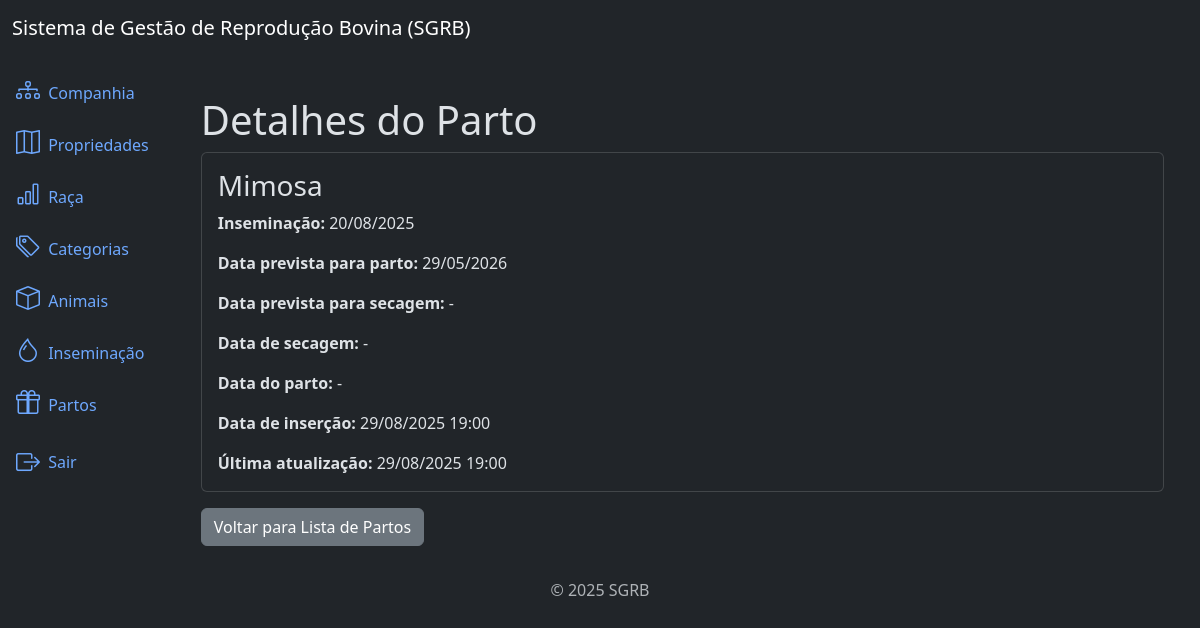
Screenshot of /births/7/detail/ (signed in) with the database file from the repository.
### births/models.py (models this page shows, shortened)
class Birth(models.Model):
    animal = models.ForeignKey(
        Animal,
        on_delete=models.PROTECT,
        related_name='births'
    )
    insemination = models.ForeignKey(
        Insemination,
        on_delete=models.PROTECT,
        null=True,
        blank=True,
        related_name='births'
    )
    expected_birth = models.DateField(null=True, blank=True)
    expected_dry = models.DateField(null=True, blank=True)
    dry = models.DateField(null=True, blank=True)
    birth = models.DateField(null=True, blank=True)
    created_at = models.DateTimeField(auto_now_add=True)
    updated_at = models.DateTimeField(auto_now=True)
    class Meta:
        ordering = ['-created_at']

### animals/models.py (models this page shows, shortened)
class Animal(models.Model):
    name = models.CharField(max_length=100)
    birth = models.DateField(null=True, blank=True)
    farm = models.ForeignKey(Farm, on_delete=models.PROTECT, related_name='animais')  # noqa
    breed = models.ForeignKey(Breed, on_delete=models.PROTECT, related_name='animais')  # noqa
    category = models.ForeignKey(Category, on_delete=models.PROTECT, related_name='animais') # noqa
    created_at = models.DateTimeField(auto_now_add=True)
    updated_at = models.DateTimeField(auto_now=True)
    culling_date = models.DateField(null=True, blank=True,verbose_name='Data da Baixa')  # noqa
    culling_reason = models.CharField(
        max_length=2,
        choices=CULLING_REASON_CHOICES,
        null=True,
        blank=True,
    )
    class Meta:
        ordering = ['name']

### inseminations/models.py (models this page shows, shortened)
class Insemination(models.Model):
    animal = models.ForeignKey(Animal, on_delete=models.PROTECT, related_name='inseminations')  # noqa
    date_of_insemination = models.DateField()
    expected_pregnancy = models.DateField(null=True, blank=True)
    pregnancy_check = models.DateField(null=True, blank=True)
    is_pregnant = models.CharField(
        max_length=1,
        choices=PRENHEZ_CHOICES,
        null=True,
        blank=True
    )
    created_at = models.DateTimeField(auto_now_add=True)
    updated_at = models.DateTimeField(auto_now=True)
    class Meta:
        ordering = ['-created_at']

### births/views.py (the view)
# urls.py: path('births/<int:pk>/detail/', views.BirthDetailView.as_view(), name='birth_detail'), # noqa
class BirthDetailView(LoginRequiredMixin, PermissionRequiredMixin, DetailView): # noqa
    model = models.Birth
    template_name = 'birth_detail.html'
    permission_required = 'births.view_birth'

### births/templates/birth_detail.html
{% extends 'base.html' %}
{% block content %}
  <div class="container mt-4">
    <h3 class="display-6">Detalhes do Parto</h3>
    <div class="card">
      <div class="card-body">
        <h3 class="card-title">{{ object.animal.name }}</h3>
        <p class="card-text">
          <strong>Inseminação:</strong>
          {% if object.insemination %}
            {{ object.insemination.date_of_insemination|date:"d/m/Y" }}
          {% else %}
            Não vinculada
          {% endif %}
        </p>
        <p class="card-text">
          <strong>Data prevista para parto:</strong>
          {% if object.expected_birth %}
            {{ object.expected_birth|date:"d/m/Y" }}
          {% else %}
            -
          {% endif %}
        </p>
        <p class="card-text">
          <strong>Data prevista para secagem:</strong>
          {% if object.expected_dry %}
            {{ object.expected_dry|date:"d/m/Y" }}
          {% else %}
            -
          {% endif %}
        </p>
        <p class="card-text">
          <strong>Data de secagem:</strong>
          {% if object.dry %}
            {{ object.dry|date:"d/m/Y" }}
          {% else %}
            -
          {% endif %}
        </p>
        <p class="card-text">
          <strong>Data do parto:</strong>
          {% if object.birth %}
            {{ object.birth|date:"d/m/Y" }}
          {% else %}
            -
          {% endif %}
        </p>
        <p class="card-text">
          <strong>Data de inserção:</strong>
          {{ object.created_at|date:"d/m/Y H:i" }}
        </p>
        <p class="card-text">
          <strong>Última atualização:</strong>
          {{ object.updated_at|date:"d/m/Y H:i" }}
        </p>
      </div>
    </div>
    <a href="{% url 'birth_list' %}" class="btn btn-secondary mt-3">Voltar para Lista de Partos</a>
  </div>
{% endblock %}

### rows the page displays
Birth: animal.name "Mimosa", insemination.date_of_insemination "20/08/2025", expected_birth "29/05/2026", created_at "29/08/2025 19:00", updated_at "29/08/2025 19:00"
